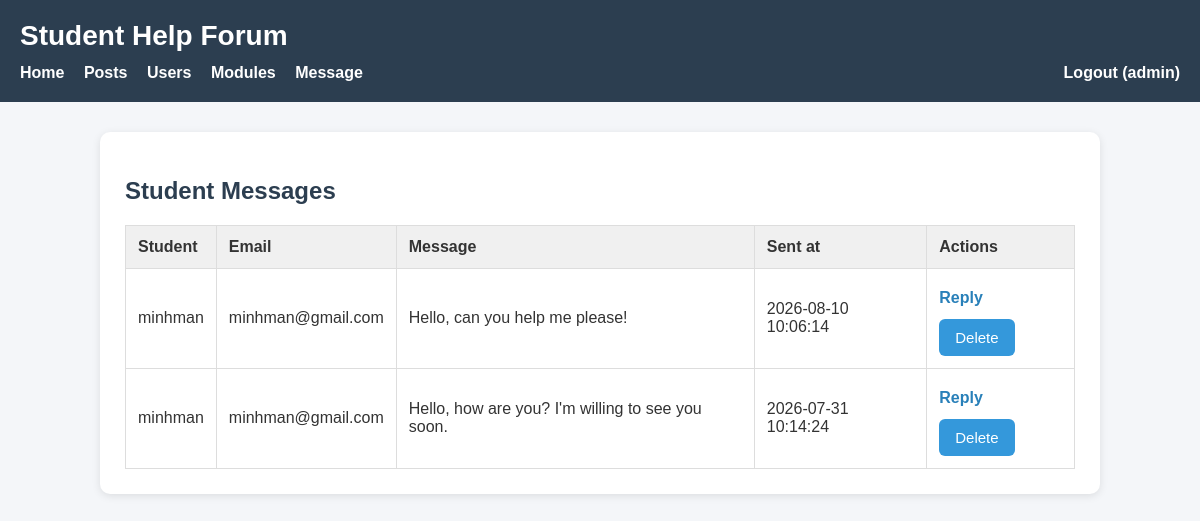
The app's page /admin_messages.php (signed in) with its own data.
### tables this page shows
CREATE TABLE `contact_messages` (
  `message_id` int(11) NOT NULL,
  `user_id` int(11) NOT NULL,
  `message` text NOT NULL,
  `created_at` timestamp NOT NULL DEFAULT current_timestamp()
);

CREATE TABLE `users` (
  `user_id` int(11) NOT NULL,
  `username` varchar(100) NOT NULL,
  `email` varchar(150) NOT NULL,
  `created_at` timestamp NOT NULL DEFAULT current_timestamp(),
  `role` enum('student','admin') NOT NULL DEFAULT 'student',
  `password` varchar(255) NOT NULL
);

### admin_messages.php (the view, shortened to what this page needs)
<?php
include 'includes/DatabaseConnection.php';
$sql = 'SELECT contact_messages.message_id,
               contact_messages.message,
               contact_messages.created_at,
               users.username,
               users.email
        FROM contact_messages
        JOIN users ON contact_messages.user_id = users.user_id
        ORDER BY contact_messages.created_at DESC';
$result = $pdo->query($sql);
$messages = [];
foreach ($result as $row) {
    $messages[] = [
        'message_id' => $row['message_id'],
        'message'    => $row['message'],
        'created_at' => $row['created_at'],
        'username'   => $row['username'],
        'email'      => $row['email'],
    ];
}
?>
<h2>Student Messages</h2>
<?php if (count($messages) === 0): ?>
    <p>No messages found.</p>
<?php else: ?>
    <table>
        <tr>
            <th>Student</th>
            <th>Email</th>
            <th>Message</th>
            <th>Sent at</th>
            <th>Actions</th>
        </tr>
        <?php foreach ($messages as $m): ?>
        <tr>
            <td><?=$m['username']?></td>
            <td><?=$m['email']?></td>
            <td><?=nl2br(htmlspecialchars($m['message']))?></td>
            <td><?=$m['created_at']?></td>
            <td>
                <a href="mailto:<?=$m['email']?>?subject=Reply from Admin" class="edit-link">Reply</a>
                <form action="delete_message.php" method="post"
                      onsubmit="return confirmDelete('message');"
                      class="small-form">
                    <input type="submit" value="Delete" class="delete-btn">
                </form>
            </td>
        </tr>
        <?php endforeach; ?>
    </table>
<?php endif; ?>
<?php
include 'templates/layout.html.php';

### templates/layout.html.php (style rules this page uses)
* { box-sizing: border-box; }
body { margin: 0; font-family: Arial, sans-serif; background-color: #f4f6f9; color: #333; }
h2, h3 { color: #2c3e50; }
form { margin-top: 20px; }
input[type="submit"], button { background-color: #3498db; color: white; border: none; padding: 10px 16px; border-radius: 6px; font-size: 15px; cursor: pointer; }
.delete-btn { background-color: #e74c3c; }
.edit-link { display: inline-block; margin: 8px 0 12px 0; color: #2980b9; font-weight: bold; text-decoration: none; }
table { width: 100%; border-collapse: collapse; margin-top: 20px; }
table, th, td { border: 1px solid #ddd; }
th, td { padding: 12px; text-align: left; }
th { background-color: #f0f0f0; }
.small-form { display: inline; }

### records on screen
contact_messages: user.username "minhman", user.email "minhman@gmail.com", message "Hello, can you help me please!", created_at "2026-08-10 10:06:14"
contact_messages: user.username "minhman", user.email "minhman@gmail.com", message "Hello, how are you? I'm willing to see you soon.", created_at "2026-07-31 10:14:24"

### other values on screen
$_SESSION['username'] "admin"
